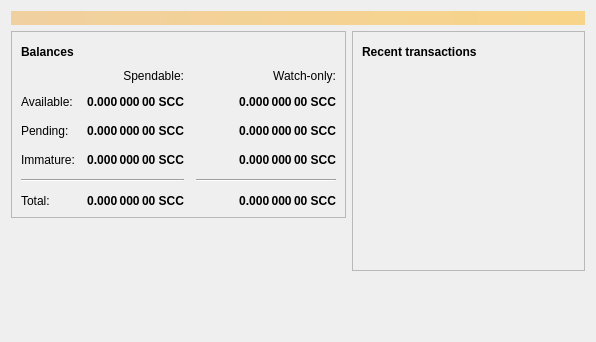
<?xml version="1.0" encoding="UTF-8"?>
<ui version="4.0">
 <class>OverviewPage</class>
 <widget class="QWidget" name="OverviewPage">
  <property name="geometry">
   <rect>
    <x>0</x>
    <y>0</y>
    <width>596</width>
    <height>342</height>
   </rect>
  </property>
  <property name="windowTitle">
   <string>Form</string>
  </property>
  <layout class="QVBoxLayout" name="topLayout">
   <item>
    <widget class="QLabel" name="labelAlerts">
     <property name="visible">
      <bool>false</bool>
     </property>
     <property name="styleSheet">
      <string notr="true">QLabel { background-color: qlineargradient(x1: 0, y1: 0, x2: 1, y2: 0, stop:0 #F0D0A0, stop:1 #F8D488); color:#000000; }</string>
     </property>
     <property name="wordWrap">
      <bool>true</bool>
     </property>
     <property name="margin">
      <number>3</number>
     </property>
     <property name="textInteractionFlags">
      <set>Qt::TextSelectableByMouse</set>
     </property>
    </widget>
   </item>
   <item>
    <layout class="QHBoxLayout" name="horizontalLayout" stretch="1,1">
     <item>
      <layout class="QVBoxLayout" name="verticalLayout_2">
       <item>
        <widget class="QFrame" name="frame">
         <property name="frameShape">
          <enum>QFrame::StyledPanel</enum>
         </property>
         <property name="frameShadow">
          <enum>QFrame::Raised</enum>
         </property>
         <layout class="QVBoxLayout" name="verticalLayout_4">
          <item>
           <layout class="QHBoxLayout" name="horizontalLayout_4">
            <item>
             <widget class="QLabel" name="label_5">
              <property name="font">
               <font>
                <weight>75</weight>
                <bold>true</bold>
               </font>
              </property>
              <property name="text">
               <string>Balances</string>
              </property>
             </widget>
            </item>
            <item>
             <widget class="QPushButton" name="labelWalletStatus">
              <property name="enabled">
               <bool>true</bool>
              </property>
              <property name="maximumSize">
               <size>
                <width>30</width>
                <height>16777215</height>
               </size>
              </property>
              <property name="toolTip">
               <string>The displayed information may be out of date. Your wallet automatically synchronizes with the Smartcardcoin network after a connection is established, but this process has not completed yet.</string>
              </property>
              <property name="text">
               <string/>
              </property>
              <property name="icon">
               <iconset resource="../bitcoin.qrc">
                <normaloff>:/icons/warning</normaloff>
                <disabledoff>:/icons/warning</disabledoff>:/icons/warning</iconset>
              </property>
              <property name="iconSize">
               <size>
                <width>24</width>
                <height>24</height>
               </size>
              </property>
              <property name="flat">
               <bool>true</bool>
              </property>
             </widget>
            </item>
            <item>
             <spacer name="horizontalSpacer_3">
              <property name="orientation">
               <enum>Qt::Horizontal</enum>
              </property>
              <property name="sizeHint" stdset="0">
               <size>
                <width>40</width>
                <height>20</height>
               </size>
              </property>
             </spacer>
            </item>
           </layout>
          </item>
          <item>
           <layout class="QGridLayout" name="gridLayout">
            <property name="spacing">
             <number>12</number>
            </property>
            <item row="2" column="2">
             <widget class="QLabel" name="labelWatchPending">
              <property name="font">
               <font>
                <weight>75</weight>
                <bold>true</bold>
               </font>
              </property>
              <property name="cursor">
               <cursorShape>IBeamCursor</cursorShape>
              </property>
              <property name="toolTip">
               <string>Unconfirmed transactions to watch-only addresses</string>
              </property>
              <property name="text">
               <string notr="true">0.000 000 00 SCC</string>
              </property>
              <property name="alignment">
               <set>Qt::AlignRight|Qt::AlignTrailing|Qt::AlignVCenter</set>
              </property>
              <property name="textInteractionFlags">
               <set>Qt::LinksAccessibleByMouse|Qt::TextSelectableByKeyboard|Qt::TextSelectableByMouse</set>
              </property>
             </widget>
            </item>
            <item row="2" column="1">
             <widget class="QLabel" name="labelUnconfirmed">
              <property name="font">
               <font>
                <weight>75</weight>
                <bold>true</bold>
               </font>
              </property>
              <property name="cursor">
               <cursorShape>IBeamCursor</cursorShape>
              </property>
              <property name="toolTip">
               <string>Total of transactions that have yet to be confirmed, and do not yet count toward the spendable balance</string>
              </property>
              <property name="text">
               <string notr="true">0.000 000 00 SCC</string>
              </property>
              <property name="alignment">
               <set>Qt::AlignRight|Qt::AlignTrailing|Qt::AlignVCenter</set>
              </property>
              <property name="textInteractionFlags">
               <set>Qt::LinksAccessibleByMouse|Qt::TextSelectableByKeyboard|Qt::TextSelectableByMouse</set>
              </property>
             </widget>
            </item>
            <item row="3" column="2">
             <widget class="QLabel" name="labelWatchImmature">
              <property name="font">
               <font>
                <weight>75</weight>
                <bold>true</bold>
               </font>
              </property>
              <property name="cursor">
               <cursorShape>IBeamCursor</cursorShape>
              </property>
              <property name="toolTip">
               <string>Mined balance in watch-only addresses that has not yet matured</string>
              </property>
              <property name="text">
               <string notr="true">0.000 000 00 SCC</string>
              </property>
              <property name="alignment">
               <set>Qt::AlignRight|Qt::AlignTrailing|Qt::AlignVCenter</set>
              </property>
              <property name="textInteractionFlags">
               <set>Qt::LinksAccessibleByMouse|Qt::TextSelectableByKeyboard|Qt::TextSelectableByMouse</set>
              </property>
             </widget>
            </item>
            <item row="4" column="0" colspan="2">
             <widget class="Line" name="line">
              <property name="orientation">
               <enum>Qt::Horizontal</enum>
              </property>
             </widget>
            </item>
            <item row="4" column="2">
             <widget class="Line" name="lineWatchBalance">
              <property name="sizePolicy">
               <sizepolicy hsizetype="Preferred" vsizetype="Fixed">
                <horstretch>0</horstretch>
                <verstretch>0</verstretch>
               </sizepolicy>
              </property>
              <property name="minimumSize">
               <size>
                <width>140</width>
                <height>0</height>
               </size>
              </property>
              <property name="orientation">
               <enum>Qt::Horizontal</enum>
              </property>
             </widget>
            </item>
            <item row="5" column="0">
             <widget class="QLabel" name="labelTotalText">
              <property name="text">
               <string>Total:</string>
              </property>
             </widget>
            </item>
            <item row="3" column="1">
             <widget class="QLabel" name="labelImmature">
              <property name="font">
               <font>
                <weight>75</weight>
                <bold>true</bold>
               </font>
              </property>
              <property name="cursor">
               <cursorShape>IBeamCursor</cursorShape>
              </property>
              <property name="toolTip">
               <string>Mined balance that has not yet matured</string>
              </property>
              <property name="text">
               <string notr="true">0.000 000 00 SCC</string>
              </property>
              <property name="alignment">
               <set>Qt::AlignRight|Qt::AlignTrailing|Qt::AlignVCenter</set>
              </property>
              <property name="textInteractionFlags">
               <set>Qt::LinksAccessibleByMouse|Qt::TextSelectableByKeyboard|Qt::TextSelectableByMouse</set>
              </property>
             </widget>
            </item>
            <item row="2" column="3">
             <spacer name="horizontalSpacer_2">
              <property name="orientation">
               <enum>Qt::Horizontal</enum>
              </property>
              <property name="sizeHint" stdset="0">
               <size>
                <width>40</width>
                <height>20</height>
               </size>
              </property>
             </spacer>
            </item>
            <item row="3" column="0">
             <widget class="QLabel" name="labelImmatureText">
              <property name="text">
               <string>Immature:</string>
              </property>
             </widget>
            </item>
            <item row="5" column="1">
             <widget class="QLabel" name="labelTotal">
              <property name="font">
               <font>
                <weight>75</weight>
                <bold>true</bold>
               </font>
              </property>
              <property name="cursor">
               <cursorShape>IBeamCursor</cursorShape>
              </property>
              <property name="toolTip">
               <string>Your current total balance</string>
              </property>
              <property name="text">
               <string notr="true">0.000 000 00 SCC</string>
              </property>
              <property name="alignment">
               <set>Qt::AlignRight|Qt::AlignTrailing|Qt::AlignVCenter</set>
              </property>
              <property name="textInteractionFlags">
               <set>Qt::LinksAccessibleByMouse|Qt::TextSelectableByKeyboard|Qt::TextSelectableByMouse</set>
              </property>
             </widget>
            </item>
            <item row="5" column="2">
             <widget class="QLabel" name="labelWatchTotal">
              <property name="font">
               <font>
                <weight>75</weight>
                <bold>true</bold>
               </font>
              </property>
              <property name="cursor">
               <cursorShape>IBeamCursor</cursorShape>
              </property>
              <property name="toolTip">
               <string>Current total balance in watch-only addresses</string>
              </property>
              <property name="text">
               <string notr="true">0.000 000 00 SCC</string>
              </property>
              <property name="alignment">
               <set>Qt::AlignRight|Qt::AlignTrailing|Qt::AlignVCenter</set>
              </property>
              <property name="textInteractionFlags">
               <set>Qt::LinksAccessibleByMouse|Qt::TextSelectableByKeyboard|Qt::TextSelectableByMouse</set>
              </property>
             </widget>
            </item>
            <item row="0" column="2">
             <widget class="QLabel" name="labelWatchonly">
              <property name="text">
               <string>Watch-only:</string>
              </property>
              <property name="alignment">
               <set>Qt::AlignRight|Qt::AlignTrailing|Qt::AlignVCenter</set>
              </property>
             </widget>
            </item>
            <item row="1" column="0">
             <widget class="QLabel" name="labelBalanceText">
              <property name="text">
               <string>Available:</string>
              </property>
             </widget>
            </item>
            <item row="1" column="1">
             <widget class="QLabel" name="labelBalance">
              <property name="font">
               <font>
                <weight>75</weight>
                <bold>true</bold>
               </font>
              </property>
              <property name="cursor">
               <cursorShape>IBeamCursor</cursorShape>
              </property>
              <property name="toolTip">
               <string>Your current spendable balance</string>
              </property>
              <property name="text">
               <string notr="true">0.000 000 00 SCC</string>
              </property>
              <property name="alignment">
               <set>Qt::AlignRight|Qt::AlignTrailing|Qt::AlignVCenter</set>
              </property>
              <property name="textInteractionFlags">
               <set>Qt::LinksAccessibleByMouse|Qt::TextSelectableByKeyboard|Qt::TextSelectableByMouse</set>
              </property>
             </widget>
            </item>
            <item row="1" column="2">
             <widget class="QLabel" name="labelWatchAvailable">
              <property name="font">
               <font>
                <weight>75</weight>
                <bold>true</bold>
               </font>
              </property>
              <property name="cursor">
               <cursorShape>IBeamCursor</cursorShape>
              </property>
              <property name="toolTip">
               <string>Your current balance in watch-only addresses</string>
              </property>
              <property name="text">
               <string notr="true">0.000 000 00 SCC</string>
              </property>
              <property name="alignment">
               <set>Qt::AlignRight|Qt::AlignTrailing|Qt::AlignVCenter</set>
              </property>
              <property name="textInteractionFlags">
               <set>Qt::LinksAccessibleByMouse|Qt::TextSelectableByKeyboard|Qt::TextSelectableByMouse</set>
              </property>
             </widget>
            </item>
            <item row="2" column="0">
             <widget class="QLabel" name="labelPendingText">
              <property name="text">
               <string>Pending:</string>
              </property>
             </widget>
            </item>
            <item row="0" column="1">
             <widget class="QLabel" name="labelSpendable">
              <property name="text">
               <string>Spendable:</string>
              </property>
              <property name="alignment">
               <set>Qt::AlignRight|Qt::AlignTrailing|Qt::AlignVCenter</set>
              </property>
             </widget>
            </item>
           </layout>
          </item>
         </layout>
        </widget>
       </item>
       <item>
        <spacer name="verticalSpacer">
         <property name="orientation">
          <enum>Qt::Vertical</enum>
         </property>
         <property name="sizeHint" stdset="0">
          <size>
           <width>20</width>
           <height>40</height>
          </size>
         </property>
        </spacer>
       </item>
      </layout>
     </item>
     <item>
      <layout class="QVBoxLayout" name="verticalLayout_3">
       <item>
        <widget class="QFrame" name="frame_2">
         <property name="frameShape">
          <enum>QFrame::StyledPanel</enum>
         </property>
         <property name="frameShadow">
          <enum>QFrame::Raised</enum>
         </property>
         <layout class="QVBoxLayout" name="verticalLayout">
          <item>
           <layout class="QHBoxLayout" name="horizontalLayout_2">
            <item>
             <widget class="QLabel" name="label_4">
              <property name="font">
               <font>
                <weight>75</weight>
                <bold>true</bold>
               </font>
              </property>
              <property name="text">
               <string>Recent transactions</string>
              </property>
             </widget>
            </item>
            <item>
             <widget class="QPushButton" name="labelTransactionsStatus">
              <property name="enabled">
               <bool>true</bool>
              </property>
              <property name="maximumSize">
               <size>
                <width>30</width>
                <height>16777215</height>
               </size>
              </property>
              <property name="toolTip">
               <string>The displayed information may be out of date. Your wallet automatically synchronizes with the Smartcardcoin network after a connection is established, but this process has not completed yet.</string>
              </property>
              <property name="text">
               <string/>
              </property>
              <property name="icon">
               <iconset resource="../bitcoin.qrc">
                <normaloff>:/icons/warning</normaloff>
                <disabledoff>:/icons/warning</disabledoff>:/icons/warning</iconset>
              </property>
              <property name="iconSize">
               <size>
                <width>24</width>
                <height>24</height>
               </size>
              </property>
              <property name="flat">
               <bool>true</bool>
              </property>
             </widget>
            </item>
            <item>
             <spacer name="horizontalSpacer">
              <property name="orientation">
               <enum>Qt::Horizontal</enum>
              </property>
              <property name="sizeHint" stdset="0">
               <size>
                <width>40</width>
                <height>20</height>
               </size>
              </property>
             </spacer>
            </item>
           </layout>
          </item>
          <item>
           <widget class="QListView" name="listTransactions">
            <property name="styleSheet">
             <string notr="true">QListView { background: transparent; }</string>
            </property>
            <property name="frameShape">
             <enum>QFrame::NoFrame</enum>
            </property>
            <property name="verticalScrollBarPolicy">
             <enum>Qt::ScrollBarAlwaysOff</enum>
            </property>
            <property name="horizontalScrollBarPolicy">
             <enum>Qt::ScrollBarAlwaysOff</enum>
            </property>
            <property name="selectionMode">
             <enum>QAbstractItemView::NoSelection</enum>
            </property>
           </widget>
          </item>
         </layout>
        </widget>
       </item>
       <item>
        <spacer name="verticalSpacer_2">
         <property name="orientation">
          <enum>Qt::Vertical</enum>
         </property>
         <property name="sizeHint" stdset="0">
          <size>
           <width>20</width>
           <height>40</height>
          </size>
         </property>
        </spacer>
       </item>
      </layout>
     </item>
    </layout>
   </item>
  </layout>
 </widget>
 <resources/>
 <connections/>
</ui>
